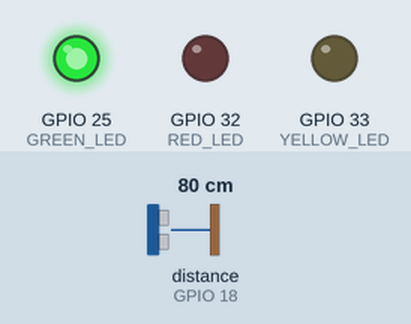
The sketch below on a simulated ESP32. On the bench: output pins drawn as LEDs (lit = HIGH). Wiring (inferred from the names in the program): ultrasonic range finder: trigger GPIO 19; echo GPIO 18. Inputs (shaded band) come from the test bench; at power-on: distance to the obstacle (sensor on GPIO 18) 80 cm. The echo pulse lasts 58.3 µs per cm; pins used as bus, display or sensor lines are not drawn; what the sketch prints to the serial monitor is not drawn.

Above: at 5.0 s.
At 11.0 s:
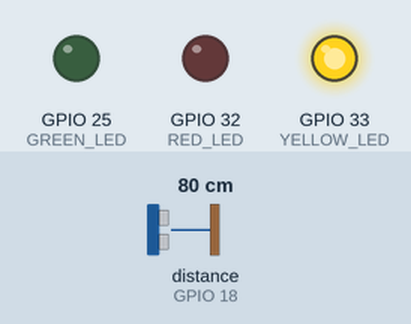
At 13.5 s:
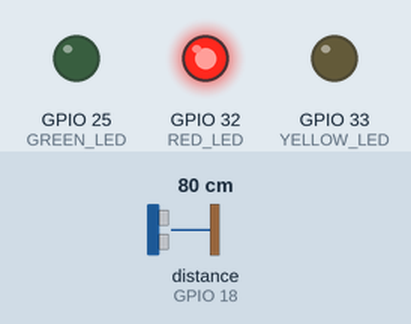
Timing chart, 0 to 19.5 s (numbered marks = the images above):
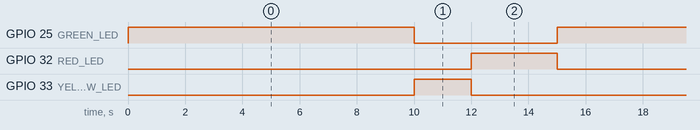

Measured:
- by itself, GPIO 25 (GREEN_LED): alternates HIGH for 10.0 s and LOW for 5.0 s
- by itself, GPIO 32 (RED_LED): alternates HIGH for 3.0 s and LOW for 12.0 s
- by itself, GPIO 33 (YELLOW_LED): alternates HIGH for 2.0 s and LOW for 13.0 s

The sketch:

smart_traffic_light.ino
```cpp
// -------- Traffic Light Pins --------
const int RED_LED = 32;
const int YELLOW_LED = 33;
const int GREEN_LED =25 ;

// -------- HC-SR04 Pins --------
const int TRIG_PIN = 19;
const int ECHO_PIN = 18;

// -------- Traffic Light Timings --------
const int NORMAL_GREEN_TIME = 5000;   // 5 seconds
const int BUSY_GREEN_TIME = 10000;    // 10 seconds
const int YELLOW_TIME = 2000;         // 2 seconds

void setup() {

  // Traffic light LEDs
  pinMode(RED_LED, OUTPUT);
  pinMode(YELLOW_LED, OUTPUT);
  pinMode(GREEN_LED, OUTPUT);

  // Ultrasonic sensor
  pinMode(TRIG_PIN, OUTPUT);
  pinMode(ECHO_PIN, INPUT);

  Serial.begin(115200);
}

float getDistance() {

  // Make sure TRIG starts LOW
  digitalWrite(TRIG_PIN, LOW);
  delayMicroseconds(2);

  // Send ultrasonic pulse
  digitalWrite(TRIG_PIN, HIGH);
  delayMicroseconds(10);
  digitalWrite(TRIG_PIN, LOW);

  // Measure time taken by echo
  long duration = pulseIn(ECHO_PIN, HIGH);

  // Calculate distance in cm
  float distance = duration * 0.0343 / 2;

  return distance;
}

void loop() {

  // -------- Measure Vehicle Distance --------
  float distance = getDistance();

  Serial.print("Distance: ");
  Serial.print(distance);
  Serial.println(" cm");

  // -------- RED OFF, GREEN ON --------
  digitalWrite(RED_LED, LOW);
  digitalWrite(YELLOW_LED, LOW);
  digitalWrite(GREEN_LED, HIGH);

  // Decide green-light duration
  if (distance < 100) {

    // Vehicle detected
    Serial.println("Vehicle detected - BUSY ROAD");

    delay(BUSY_GREEN_TIME);

  } else {

    // No vehicle nearby
    Serial.println("No vehicle detected - NORMAL");

    delay(NORMAL_GREEN_TIME);
  }

  // -------- GREEN OFF, YELLOW ON --------
  digitalWrite(GREEN_LED, LOW);
  digitalWrite(YELLOW_LED, HIGH);

  delay(YELLOW_TIME);

  // -------- YELLOW OFF, RED ON --------
  digitalWrite(YELLOW_LED, LOW);
  digitalWrite(RED_LED, HIGH);

  delay(3000);
}
```
